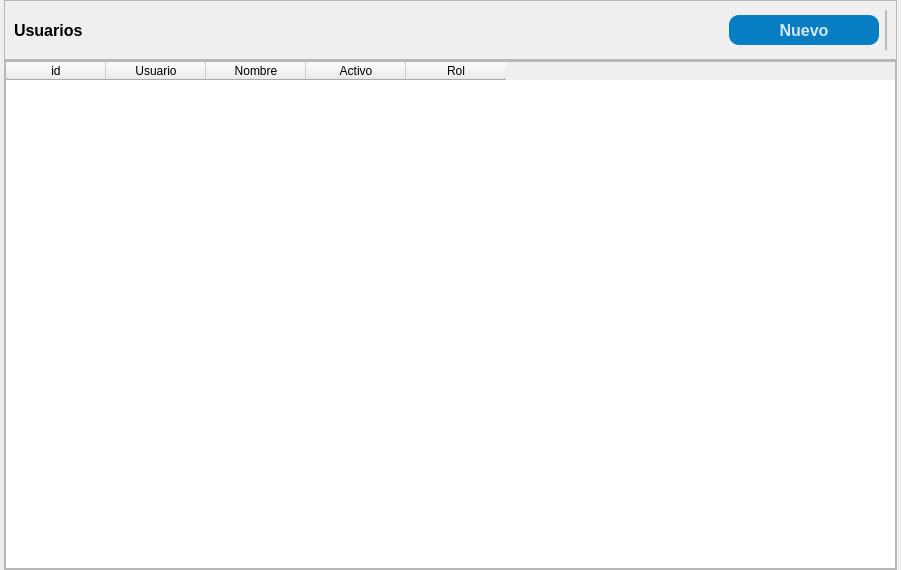
<?xml version="1.0" encoding="UTF-8"?>
<ui version="4.0">
 <class>Form</class>
 <widget class="QWidget" name="Form">
  <property name="geometry">
   <rect>
    <x>0</x>
    <y>0</y>
    <width>901</width>
    <height>570</height>
   </rect>
  </property>
  <property name="sizePolicy">
   <sizepolicy hsizetype="Preferred" vsizetype="Preferred">
    <horstretch>0</horstretch>
    <verstretch>0</verstretch>
   </sizepolicy>
  </property>
  <property name="windowTitle">
   <string>Form</string>
  </property>
  <layout class="QVBoxLayout" name="verticalLayout_2">
   <property name="leftMargin">
    <number>4</number>
   </property>
   <property name="topMargin">
    <number>0</number>
   </property>
   <property name="rightMargin">
    <number>4</number>
   </property>
   <property name="bottomMargin">
    <number>0</number>
   </property>
   <item>
    <widget class="QWidget" name="widget" native="true">
     <layout class="QVBoxLayout" name="verticalLayout_3">
      <property name="spacing">
       <number>0</number>
      </property>
      <property name="leftMargin">
       <number>0</number>
      </property>
      <property name="topMargin">
       <number>0</number>
      </property>
      <property name="rightMargin">
       <number>0</number>
      </property>
      <property name="bottomMargin">
       <number>0</number>
      </property>
      <item>
       <widget class="QFrame" name="frame">
        <property name="sizePolicy">
         <sizepolicy hsizetype="Preferred" vsizetype="Expanding">
          <horstretch>0</horstretch>
          <verstretch>0</verstretch>
         </sizepolicy>
        </property>
        <property name="minimumSize">
         <size>
          <width>0</width>
          <height>48</height>
         </size>
        </property>
        <property name="maximumSize">
         <size>
          <width>16777215</width>
          <height>60</height>
         </size>
        </property>
        <property name="font">
         <font>
          <pointsize>12</pointsize>
          <bold>true</bold>
         </font>
        </property>
        <property name="layoutDirection">
         <enum>Qt::LeftToRight</enum>
        </property>
        <property name="frameShape">
         <enum>QFrame::StyledPanel</enum>
        </property>
        <property name="frameShadow">
         <enum>QFrame::Raised</enum>
        </property>
        <layout class="QHBoxLayout" name="horizontalLayout_2">
         <item>
          <widget class="QLabel" name="label">
           <property name="text">
            <string>Usuarios</string>
           </property>
          </widget>
         </item>
         <item>
          <spacer name="horizontalSpacer">
           <property name="font">
            <font>
             <pointsize>12</pointsize>
             <bold>true</bold>
            </font>
           </property>
           <property name="orientation">
            <enum>Qt::Horizontal</enum>
           </property>
           <property name="sizeHint" stdset="0">
            <size>
             <width>450</width>
             <height>15</height>
            </size>
           </property>
          </spacer>
         </item>
         <item>
          <widget class="QPushButton" name="btn_nuevo">
           <property name="minimumSize">
            <size>
             <width>150</width>
             <height>30</height>
            </size>
           </property>
           <property name="maximumSize">
            <size>
             <width>150</width>
             <height>30</height>
            </size>
           </property>
           <property name="font">
            <font>
             <pointsize>12</pointsize>
             <bold>true</bold>
            </font>
           </property>
           <property name="styleSheet">
            <string notr="true">QPushButton{

		background-color: rgb(7, 125, 195);
	color:rgba(255, 255, 255, 210);
	border-radius:10px;
}

QPushButton:hover{
		background-color: rgb(9, 164, 253);
}

QPushButton:pressed{
	padding-left:5px;
	padding-top:5px;
	background-color:rgba(150, 123, 111, 255);
}</string>
           </property>
           <property name="text">
            <string>Nuevo</string>
           </property>
          </widget>
         </item>
         <item>
          <widget class="QFrame" name="frame_2">
           <property name="frameShape">
            <enum>QFrame::StyledPanel</enum>
           </property>
           <property name="frameShadow">
            <enum>QFrame::Raised</enum>
           </property>
           <layout class="QHBoxLayout" name="horizontalLayout">
            <property name="leftMargin">
             <number>0</number>
            </property>
            <property name="topMargin">
             <number>0</number>
            </property>
            <property name="rightMargin">
             <number>0</number>
            </property>
           </layout>
          </widget>
         </item>
        </layout>
       </widget>
      </item>
      <item>
       <widget class="QFrame" name="frame_3">
        <property name="sizePolicy">
         <sizepolicy hsizetype="Expanding" vsizetype="Expanding">
          <horstretch>0</horstretch>
          <verstretch>0</verstretch>
         </sizepolicy>
        </property>
        <property name="frameShape">
         <enum>QFrame::StyledPanel</enum>
        </property>
        <property name="frameShadow">
         <enum>QFrame::Raised</enum>
        </property>
        <layout class="QVBoxLayout" name="verticalLayout">
         <property name="leftMargin">
          <number>0</number>
         </property>
         <property name="topMargin">
          <number>0</number>
         </property>
         <property name="rightMargin">
          <number>0</number>
         </property>
         <property name="bottomMargin">
          <number>0</number>
         </property>
         <item>
          <widget class="QTableWidget" name="tabla_usuarios">
           <property name="cursor" stdset="0">
            <cursorShape>ArrowCursor</cursorShape>
           </property>
           <property name="focusPolicy">
            <enum>Qt::TabFocus</enum>
           </property>
           <property name="tabKeyNavigation">
            <bool>false</bool>
           </property>
           <column>
            <property name="text">
             <string>id</string>
            </property>
           </column>
           <column>
            <property name="text">
             <string>Usuario</string>
            </property>
           </column>
           <column>
            <property name="text">
             <string>Nombre</string>
            </property>
           </column>
           <column>
            <property name="text">
             <string>Activo</string>
            </property>
           </column>
           <column>
            <property name="text">
             <string>Rol</string>
            </property>
           </column>
          </widget>
         </item>
        </layout>
       </widget>
      </item>
     </layout>
    </widget>
   </item>
  </layout>
 </widget>
 <resources/>
 <connections/>
</ui>
